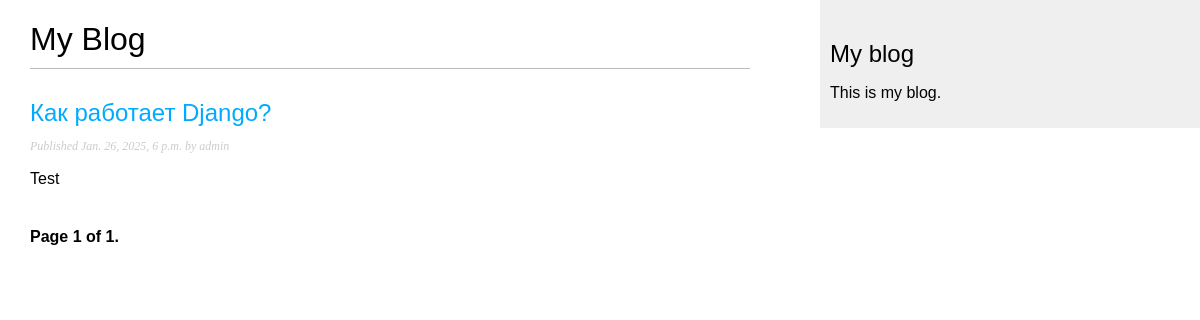
Page /blog/ on the earlier database version.
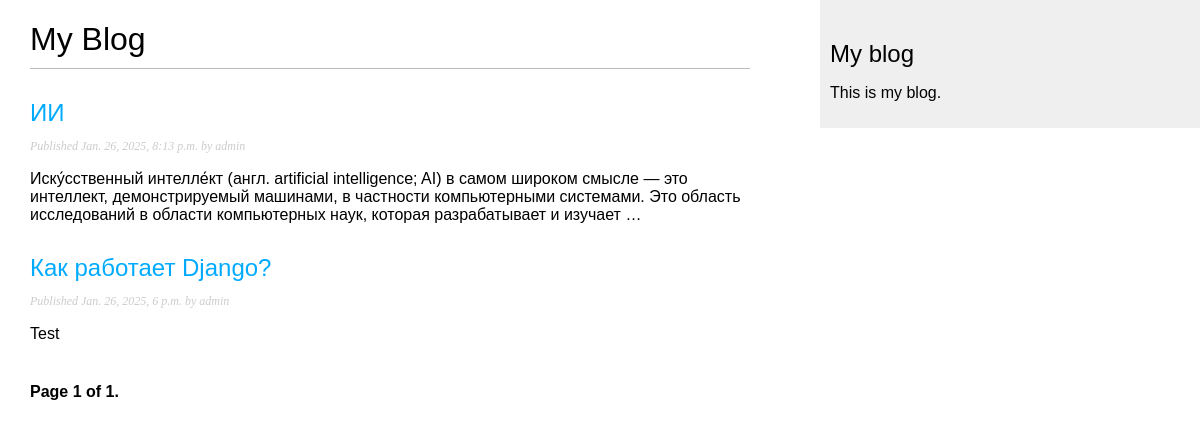
Same page on the later database version.
### blog/models.py (models this page shows, shortened)
class Post(models.Model):
    class Status(models.TextChoices):
        DRAFT = 'DF', 'Draft'
        PUBLISHED = 'PB', 'Published'
    title = models.CharField(max_length=250)
    slug = models.SlugField(max_length=250, unique_for_date='publish')
    author = models.ForeignKey(User, on_delete=models.CASCADE, related_name='blog_posts')
    body = models.TextField()
    publish = models.DateTimeField(default=timezone.now) #поле даты публикации
    created = models.DateTimeField(auto_now_add=True) #поле даты созданияэ
    updated = models.DateTimeField(auto_now=True) #поле даты изменения
    status = models.CharField(max_length=2, choices=Status.choices, default=Status.DRAFT)
    objects = models.Manager() # менеджер, применяемый по умолчанию
    published = PublishedManager()  # пользовательский менеджер
    class Meta:
        ordering = ['-publish']
        indexes = [
            models.Index(fields=['-publish']),
        ]
    def get_absolute_url(self):
        return reverse('blog:post_detail',
                       args=[self.publish.year,
                             self.publish.month,
                             self.publish.day,
                             self.slug])

### blog/views.py (the view)
# urls.py: path('', views.post_list, name='post_list'),
def post_list(request):
    posts = Post.published.all()
    paginator = Paginator(posts, 3)
    page_number = request.GET.get('page', 1)
    try:
        posts = paginator.page(page_number)
    except PageNotAnInteger:
        posts = paginator.page(1)
    except EmptyPage:
        posts = paginator.page(paginator.num_pages)
    return render(request,
                  'blog/post/list.html',
                  {'posts': posts})

### blog/models.py (called while the page is built)
    def get_queryset(self):
        return super().get_queryset().filter(status=Post.Status.PUBLISHED)

### templates/blog/post/list.html (shortened to what this page needs)
{% extends "blog/base.html" %}
{% block content %}
    <h1>My Blog</h1>
    {% for post in posts %}
        <h2>
            <a href="{{ post.get_absolute_url }}"> {{ post.title }}</a>
        </h2>
        <p class="date">
            Published {{ post.publish }} by {{ post.author }}
        </p>
        {{ post.body|truncatewords:30|linebreaks }}
    {% endfor %}
    {% include 'pagination.html' with page=posts %}
{% endblock %}

Differences in the rows shown:
added Post: title "ИИ", publish "Jan. 26, 2025, 8:13 p.m.", author "admin", body "Иску́сственный интелле́кт (англ. artificial intelligence; AI) в самом широком смысле — это интеллект, демонстрируемый машинами, в частности компьютерными системами. Это область исследований в области компьютерных наук, которая разрабатывает и изучает …"
